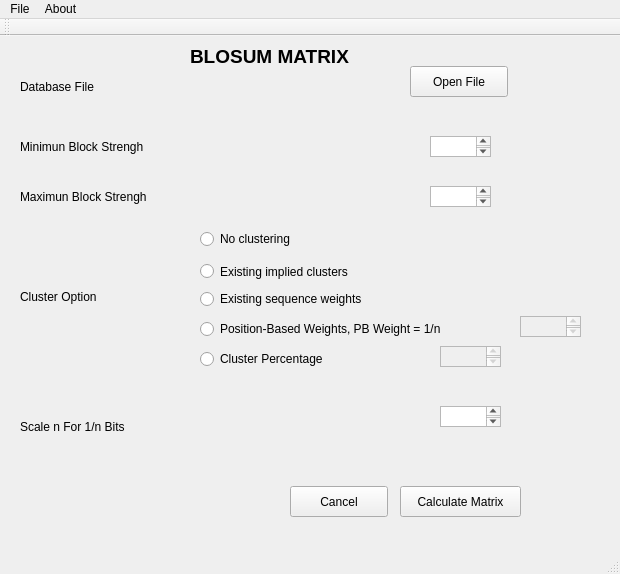
<?xml version="1.0" encoding="UTF-8"?>
<ui version="4.0">
 <class>MainWindow</class>
 <widget class="QMainWindow" name="MainWindow">
  <property name="geometry">
   <rect>
    <x>0</x>
    <y>0</y>
    <width>620</width>
    <height>574</height>
   </rect>
  </property>
  <property name="windowTitle">
   <string>MainWindow</string>
  </property>
  <widget class="QWidget" name="centralWidget">
   <widget class="QLabel" name="dataBaseFileLabel">
    <property name="geometry">
     <rect>
      <x>20</x>
      <y>40</y>
      <width>141</width>
      <height>21</height>
     </rect>
    </property>
    <property name="text">
     <string>Database File</string>
    </property>
   </widget>
   <widget class="QPushButton" name="fileButton">
    <property name="geometry">
     <rect>
      <x>410</x>
      <y>30</y>
      <width>98</width>
      <height>31</height>
     </rect>
    </property>
    <property name="text">
     <string>Open File</string>
    </property>
   </widget>
   <widget class="QLabel" name="minimunStrenghLabel">
    <property name="geometry">
     <rect>
      <x>20</x>
      <y>100</y>
      <width>161</width>
      <height>21</height>
     </rect>
    </property>
    <property name="text">
     <string>Minimun Block Strengh </string>
    </property>
   </widget>
   <widget class="QTextEdit" name="minimunStrenghInputText">
    <property name="geometry">
     <rect>
      <x>430</x>
      <y>100</y>
      <width>61</width>
      <height>21</height>
     </rect>
    </property>
   </widget>
   <widget class="QLabel" name="maximunStrenghLabel">
    <property name="geometry">
     <rect>
      <x>20</x>
      <y>150</y>
      <width>161</width>
      <height>21</height>
     </rect>
    </property>
    <property name="text">
     <string>Maximun Block Strengh </string>
    </property>
   </widget>
   <widget class="QTextEdit" name="maximunStrenghInputText">
    <property name="geometry">
     <rect>
      <x>430</x>
      <y>150</y>
      <width>61</width>
      <height>21</height>
     </rect>
    </property>
   </widget>
   <widget class="QRadioButton" name="noClusterRadioButton">
    <property name="geometry">
     <rect>
      <x>200</x>
      <y>190</y>
      <width>112</width>
      <height>26</height>
     </rect>
    </property>
    <property name="text">
     <string>No clustering</string>
    </property>
   </widget>
   <widget class="QRadioButton" name="existingClusterRadioButton">
    <property name="geometry">
     <rect>
      <x>200</x>
      <y>220</y>
      <width>191</width>
      <height>31</height>
     </rect>
    </property>
    <property name="text">
     <string>Existing implied clusters</string>
    </property>
   </widget>
   <widget class="QRadioButton" name="existingWeightsRadioButton">
    <property name="geometry">
     <rect>
      <x>200</x>
      <y>250</y>
      <width>201</width>
      <height>26</height>
     </rect>
    </property>
    <property name="text">
     <string>Existing sequence weights</string>
    </property>
   </widget>
   <widget class="QRadioButton" name="PositionBasesWeigthsRadioButton">
    <property name="geometry">
     <rect>
      <x>200</x>
      <y>280</y>
      <width>311</width>
      <height>26</height>
     </rect>
    </property>
    <property name="text">
     <string>Position-Based Weights, PB Weight = 1/n</string>
    </property>
   </widget>
   <widget class="QRadioButton" name="clusterPercentageRadioButton">
    <property name="geometry">
     <rect>
      <x>200</x>
      <y>310</y>
      <width>161</width>
      <height>26</height>
     </rect>
    </property>
    <property name="text">
     <string>Cluster Percentage</string>
    </property>
   </widget>
   <widget class="QTextEdit" name="clusterPercentageInputText">
    <property name="enabled">
     <bool>false</bool>
    </property>
    <property name="geometry">
     <rect>
      <x>440</x>
      <y>310</y>
      <width>61</width>
      <height>21</height>
     </rect>
    </property>
    <property name="acceptDrops">
     <bool>true</bool>
    </property>
   </widget>
   <widget class="QLabel" name="clusterOptionLabel">
    <property name="geometry">
     <rect>
      <x>20</x>
      <y>250</y>
      <width>101</width>
      <height>21</height>
     </rect>
    </property>
    <property name="text">
     <string>Cluster Option</string>
    </property>
   </widget>
   <widget class="QLabel" name="Scalelabel">
    <property name="geometry">
     <rect>
      <x>20</x>
      <y>380</y>
      <width>141</width>
      <height>21</height>
     </rect>
    </property>
    <property name="text">
     <string>Scale n For 1/n Bits</string>
    </property>
   </widget>
   <widget class="QLabel" name="label_6">
    <property name="geometry">
     <rect>
      <x>190</x>
      <y>10</y>
      <width>161</width>
      <height>21</height>
     </rect>
    </property>
    <property name="font">
     <font>
      <pointsize>14</pointsize>
      <weight>75</weight>
      <bold>true</bold>
     </font>
    </property>
    <property name="text">
     <string>BLOSUM MATRIX</string>
    </property>
   </widget>
   <widget class="QTextEdit" name="scaleInputText">
    <property name="geometry">
     <rect>
      <x>440</x>
      <y>370</y>
      <width>61</width>
      <height>21</height>
     </rect>
    </property>
   </widget>
   <widget class="QPushButton" name="cancelButton">
    <property name="geometry">
     <rect>
      <x>290</x>
      <y>450</y>
      <width>98</width>
      <height>31</height>
     </rect>
    </property>
    <property name="text">
     <string>Cancel</string>
    </property>
   </widget>
   <widget class="QPushButton" name="calculateMatrixButton">
    <property name="geometry">
     <rect>
      <x>400</x>
      <y>450</y>
      <width>121</width>
      <height>31</height>
     </rect>
    </property>
    <property name="text">
     <string>Calculate Matrix</string>
    </property>
   </widget>
   <widget class="QLabel" name="fileNameLabel">
    <property name="geometry">
     <rect>
      <x>20</x>
      <y>70</y>
      <width>481</width>
      <height>21</height>
     </rect>
    </property>
    <property name="text">
     <string/>
    </property>
   </widget>
   <widget class="QTextEdit" name="positionBasedWeightsInputText">
    <property name="enabled">
     <bool>false</bool>
    </property>
    <property name="geometry">
     <rect>
      <x>520</x>
      <y>280</y>
      <width>61</width>
      <height>21</height>
     </rect>
    </property>
    <property name="acceptDrops">
     <bool>true</bool>
    </property>
   </widget>
  </widget>
  <widget class="QToolBar" name="mainToolBar">
   <attribute name="toolBarArea">
    <enum>TopToolBarArea</enum>
   </attribute>
   <attribute name="toolBarBreak">
    <bool>false</bool>
   </attribute>
  </widget>
  <widget class="QStatusBar" name="statusBar"/>
  <widget class="QMenuBar" name="menuBar">
   <property name="geometry">
    <rect>
     <x>0</x>
     <y>0</y>
     <width>620</width>
     <height>27</height>
    </rect>
   </property>
   <widget class="QMenu" name="menuFile">
    <property name="title">
     <string>File</string>
    </property>
    <addaction name="separator"/>
    <addaction name="actionExit"/>
   </widget>
   <widget class="QMenu" name="menuAbout">
    <property name="title">
     <string>About</string>
    </property>
   </widget>
   <addaction name="menuFile"/>
   <addaction name="menuAbout"/>
  </widget>
  <action name="actionExit">
   <property name="text">
    <string>Exit</string>
   </property>
  </action>
 </widget>
 <layoutdefault spacing="6" margin="11"/>
 <resources/>
 <connections/>
</ui>
